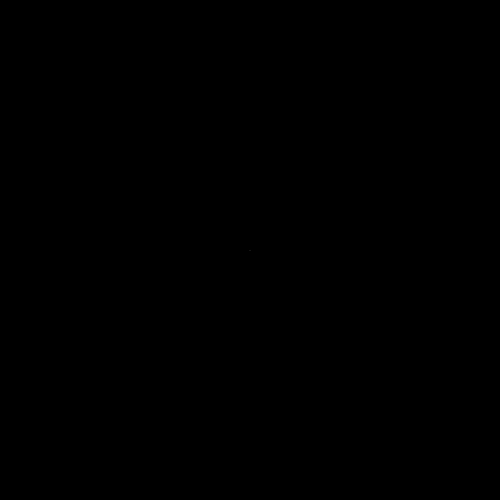
Frame 1 (no input)
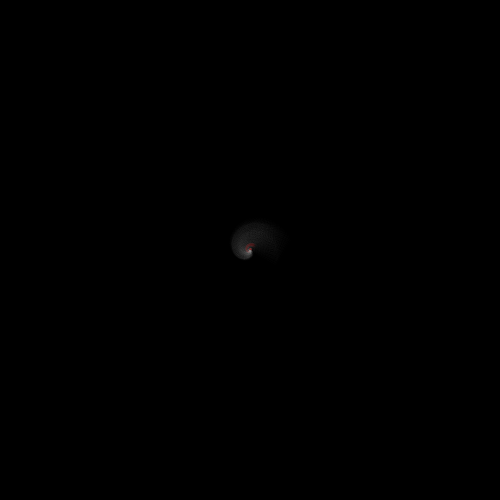
Frame 60 (the mouse pressed at the canvas centre just before this capture)
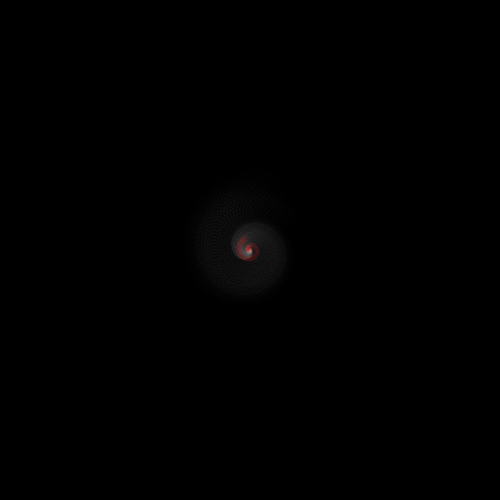
Frame 120 (the mouse held since frame 60 and released just before this capture)

The Processing sketch that drew these frames (run headless with seeded random() and noise(); from frame 60 on, the mouse is pressed at the canvas centre):

// Processing sketch: processing_73209
// ── processing_73209.pde

// Transformações
// Rotate, Translate, Scale
float px, py, angulo, escala;

void setup() {
  size(500, 500);
  background(0);
  stroke(255, 8);
  fill(255, 0, 0, 8);
  px = 0;
  py = 0;
  angulo = 0;
  escala = 0;
  frameRate(10);
}
void draw() {
  angulo += 5;
  translate (250,250);
  rotate (radians(angulo));
  //background(0);
  escala += 0.001;
  scale(escala);
  for (int i=0; i<500; i+=30){
    line(i, 0, i, 500);
    line(0, i, 500, i);
  }
  rect (0,0,30,30);
  ellipse (100, 20, 60, 60); 
}
